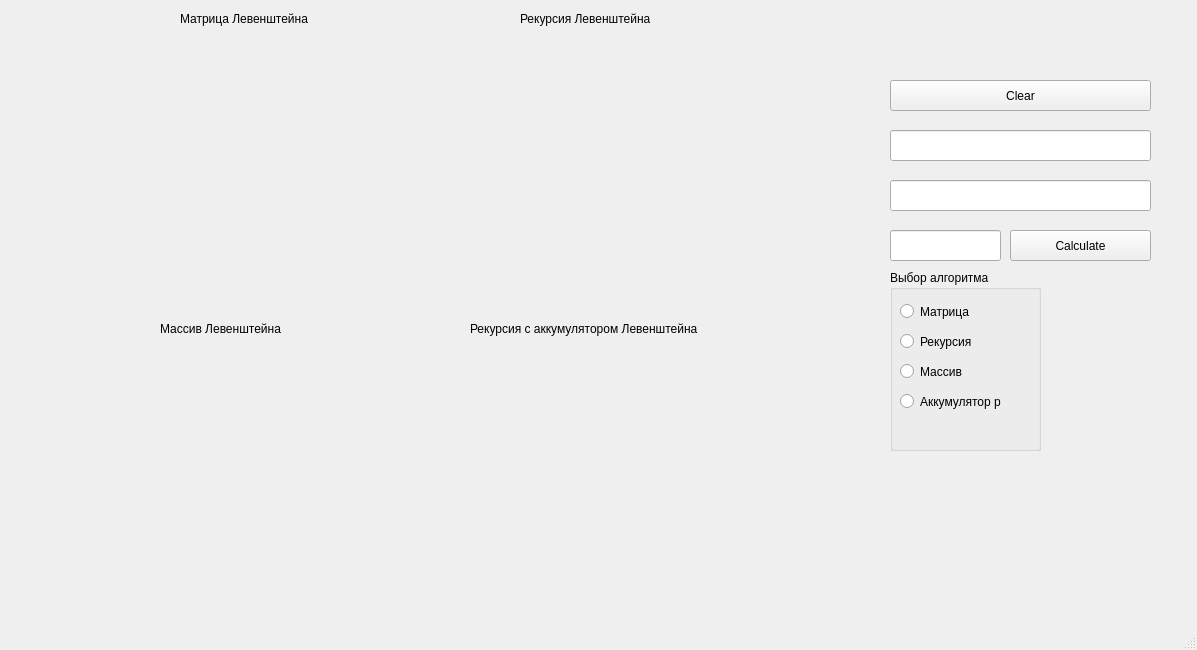
<?xml version="1.0" encoding="UTF-8"?>
<ui version="4.0">
 <class>MainWindow</class>
 <widget class="QMainWindow" name="MainWindow">
  <property name="geometry">
   <rect>
    <x>0</x>
    <y>0</y>
    <width>1197</width>
    <height>650</height>
   </rect>
  </property>
  <property name="windowTitle">
   <string>MainWindow</string>
  </property>
  <widget class="QWidget" name="centralwidget">
   <widget class="QCustomPlot" name="widget_11" native="true">
    <property name="geometry">
     <rect>
      <x>20</x>
      <y>40</y>
      <width>391</width>
      <height>261</height>
     </rect>
    </property>
   </widget>
   <widget class="QLineEdit" name="lineEdit">
    <property name="geometry">
     <rect>
      <x>890</x>
      <y>130</y>
      <width>261</width>
      <height>31</height>
     </rect>
    </property>
   </widget>
   <widget class="QLineEdit" name="lineEdit_2">
    <property name="geometry">
     <rect>
      <x>890</x>
      <y>180</y>
      <width>261</width>
      <height>31</height>
     </rect>
    </property>
   </widget>
   <widget class="QLineEdit" name="lineEdit_3">
    <property name="geometry">
     <rect>
      <x>890</x>
      <y>230</y>
      <width>111</width>
      <height>31</height>
     </rect>
    </property>
   </widget>
   <widget class="QPushButton" name="pushButton">
    <property name="geometry">
     <rect>
      <x>1010</x>
      <y>230</y>
      <width>141</width>
      <height>31</height>
     </rect>
    </property>
    <property name="text">
     <string>Calculate</string>
    </property>
   </widget>
   <widget class="QPushButton" name="pushButton_2">
    <property name="geometry">
     <rect>
      <x>890</x>
      <y>80</y>
      <width>261</width>
      <height>31</height>
     </rect>
    </property>
    <property name="text">
     <string>Clear</string>
    </property>
   </widget>
   <widget class="QCustomPlot" name="widget_22" native="true">
    <property name="geometry">
     <rect>
      <x>20</x>
      <y>350</y>
      <width>391</width>
      <height>251</height>
     </rect>
    </property>
   </widget>
   <widget class="QLabel" name="label">
    <property name="geometry">
     <rect>
      <x>160</x>
      <y>320</y>
      <width>171</width>
      <height>17</height>
     </rect>
    </property>
    <property name="text">
     <string>Массив Левенштейна</string>
    </property>
   </widget>
   <widget class="QLabel" name="label_2">
    <property name="geometry">
     <rect>
      <x>180</x>
      <y>10</y>
      <width>171</width>
      <height>17</height>
     </rect>
    </property>
    <property name="text">
     <string>Матрица Левенштейна</string>
    </property>
   </widget>
   <widget class="QCustomPlot" name="widget_33" native="true">
    <property name="geometry">
     <rect>
      <x>420</x>
      <y>40</y>
      <width>391</width>
      <height>261</height>
     </rect>
    </property>
   </widget>
   <widget class="QCustomPlot" name="widget_44" native="true">
    <property name="geometry">
     <rect>
      <x>420</x>
      <y>350</y>
      <width>391</width>
      <height>251</height>
     </rect>
    </property>
   </widget>
   <widget class="QLabel" name="label_3">
    <property name="geometry">
     <rect>
      <x>520</x>
      <y>10</y>
      <width>171</width>
      <height>17</height>
     </rect>
    </property>
    <property name="text">
     <string>Рекурсия Левенштейна</string>
    </property>
   </widget>
   <widget class="QLabel" name="label_4">
    <property name="geometry">
     <rect>
      <x>470</x>
      <y>320</y>
      <width>301</width>
      <height>17</height>
     </rect>
    </property>
    <property name="text">
     <string>Рекурсия с аккумулятором Левенштейна</string>
    </property>
   </widget>
   <widget class="QGroupBox" name="groupBox">
    <property name="geometry">
     <rect>
      <x>890</x>
      <y>270</y>
      <width>151</width>
      <height>181</height>
     </rect>
    </property>
    <property name="title">
     <string>Выбор алгоритма</string>
    </property>
    <widget class="QRadioButton" name="radioButton">
     <property name="geometry">
      <rect>
       <x>10</x>
       <y>30</y>
       <width>112</width>
       <height>23</height>
      </rect>
     </property>
     <property name="text">
      <string>Матрица</string>
     </property>
    </widget>
    <widget class="QRadioButton" name="radioButton_2">
     <property name="geometry">
      <rect>
       <x>10</x>
       <y>60</y>
       <width>112</width>
       <height>23</height>
      </rect>
     </property>
     <property name="text">
      <string>Рекурсия</string>
     </property>
    </widget>
    <widget class="QRadioButton" name="radioButton_3">
     <property name="geometry">
      <rect>
       <x>10</x>
       <y>90</y>
       <width>112</width>
       <height>23</height>
      </rect>
     </property>
     <property name="text">
      <string>Массив</string>
     </property>
    </widget>
    <widget class="QRadioButton" name="radioButton_4">
     <property name="geometry">
      <rect>
       <x>10</x>
       <y>120</y>
       <width>131</width>
       <height>23</height>
      </rect>
     </property>
     <property name="text">
      <string>Аккумулятор р</string>
     </property>
    </widget>
   </widget>
  </widget>
  <widget class="QMenuBar" name="menubar">
   <property name="geometry">
    <rect>
     <x>0</x>
     <y>0</y>
     <width>1197</width>
     <height>22</height>
    </rect>
   </property>
  </widget>
  <widget class="QStatusBar" name="statusbar"/>
 </widget>
 <customwidgets>
  <customwidget>
   <class>QCustomPlot</class>
   <extends>QWidget</extends>
   <header>qcustomplot.h</header>
   <container>1</container>
  </customwidget>
 </customwidgets>
 <resources/>
 <connections/>
</ui>
